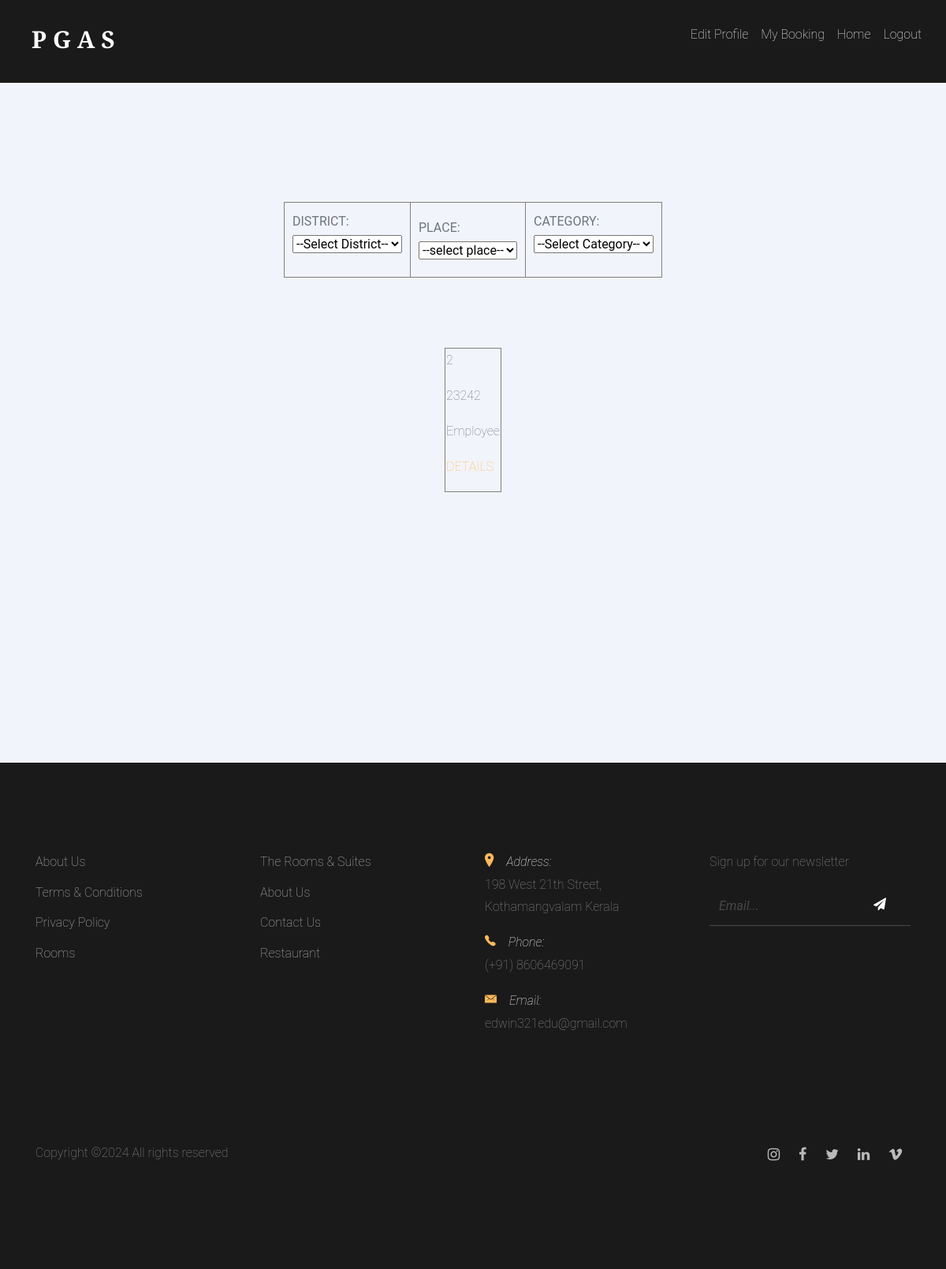
The app's page /PGAS/User/SearchRoom.php with its own data.
### tables this page shows
CREATE TABLE `tbl_room` (
  `room_id` int(11) NOT NULL,
  `owner_id` int(11) NOT NULL,
  `room_guest` int(11) NOT NULL,
  `room_discription` varchar(500) NOT NULL,
  `room_rent` int(11) NOT NULL,
  `room_security` varchar(100) NOT NULL,
  `category_id` int(11) NOT NULL,
  `ftype_id` int(11) NOT NULL,
  `room_photo` varchar(500) NOT NULL,
  `room_location` varchar(300) NOT NULL
);

CREATE TABLE `tbl_category` (
  `category_id` int(11) NOT NULL,
  `category_name` varchar(50) NOT NULL
);

### PGAS/User/SearchRoom.php (the view, shortened to what this page needs)
<?php
include('Head.php');
?>
<!DOCTYPE html PUBLIC "-//W3C//DTD XHTML 1.0 Transitional//EN" "http://www.w3.org/TR/xhtml1/DTD/xhtml1-transitional.dtd">
<html xmlns="http://www.w3.org/1999/xhtml">
<head>
</head>
<body>
<form id="form1" name="form1" method="post" action="">
  <table border="1" align="center" cellpadding="10" style="border-collapse:collapse" >
    <tr>
      <td width="153"><strong>DISTRICT:
       <p>
        <select name="txt_district" id="txt_district" onchange="getPlace(this.value),getRoom()">
          <option value="">--Select District--</option>
        </select>
      </strong></td>
      <td width="121"><strong>PLACE:
        <select name="txt_place" id="txt_place" onchange="getRoom()">
        <option value="">--select place--</option>
        </select>
      </strong></td>
      <td width="164"><strong>CATEGORY:
               <p>
        <select name="txt_category" id="txt_categhory" onchange="getRoom()" >
          <option value="">--Select Category--</option>
        </select>
      </strong></td>
    </tr>
  </table>
</form>
<p>&nbsp; </p>
<p>&nbsp; </p>
<table border="1" align="center" id='result'>
  <tr>
 <?php
	$selqry="select * from tbl_room r inner join tbl_category c on r.category_id=c.category_id";
	$row=$connection->query($selqry);
	while($data=$row->fetch_assoc())
	{
		?>
        <td>
         <p><?php echo $data['room_guest'] ?></p>
        <p><?php echo $data['room_rent'] ?></p>
        <p><?php echo $data['category_name'] ?></p>
        <p><a href="viewdetails.php?rid=<?php echo $data['room_id']?>">DETAILS</a></p>
        </td>
        <?php
	}
	?>
  </tr>
</table>
</body>
<?php
include('Foot.php');
?>
</html>

### PGAS/Assets/Templates/Main/css/style.css (style rules this page uses)
body { background: #fff; font-family: "Roboto", arial, sans-serif; font-weight: 200; font-size: 16px; line-height: 1.8; color: #6c757d; position: relative; }
a { -webkit-transition: .3s all ease; -o-transition: .3s all ease; transition: .3s all ease; text-decoration: none; }

### records on screen
tbl_room: room_guest "2", room_rent "23242", category.category_name "Employee"
